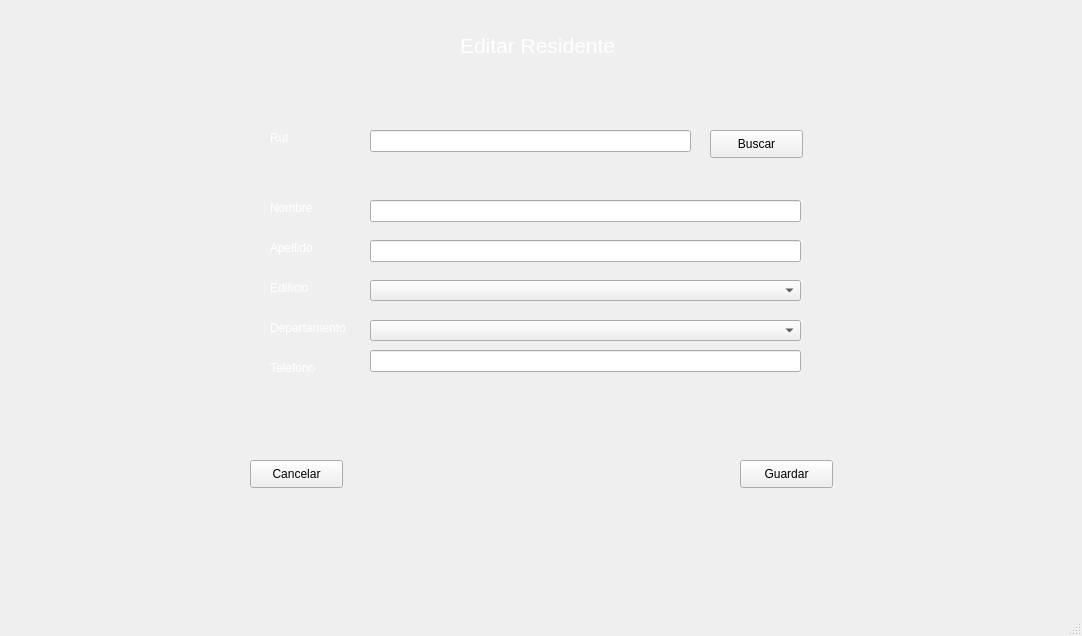
<?xml version="1.0" encoding="UTF-8"?>
<ui version="4.0">
 <class>MainER</class>
 <widget class="QMainWindow" name="MainER">
  <property name="geometry">
   <rect>
    <x>0</x>
    <y>0</y>
    <width>1082</width>
    <height>636</height>
   </rect>
  </property>
  <property name="windowTitle">
   <string>MainWindow</string>
  </property>
  <property name="styleSheet">
   <string notr="true">QLabel{
color:white
}</string>
  </property>
  <widget class="QWidget" name="centralwidget">
   <widget class="QLineEdit" name="txtRut">
    <property name="geometry">
     <rect>
      <x>370</x>
      <y>130</y>
      <width>321</width>
      <height>22</height>
     </rect>
    </property>
   </widget>
   <widget class="QPushButton" name="btnBuscarR">
    <property name="geometry">
     <rect>
      <x>710</x>
      <y>130</y>
      <width>93</width>
      <height>28</height>
     </rect>
    </property>
    <property name="text">
     <string>Buscar</string>
    </property>
   </widget>
   <widget class="QLabel" name="label_6">
    <property name="geometry">
     <rect>
      <x>270</x>
      <y>200</y>
      <width>55</width>
      <height>16</height>
     </rect>
    </property>
    <property name="text">
     <string>Nombre</string>
    </property>
   </widget>
   <widget class="QLabel" name="label_4">
    <property name="geometry">
     <rect>
      <x>270</x>
      <y>320</y>
      <width>101</width>
      <height>16</height>
     </rect>
    </property>
    <property name="text">
     <string>Departamento</string>
    </property>
   </widget>
   <widget class="QLabel" name="label_5">
    <property name="geometry">
     <rect>
      <x>270</x>
      <y>240</y>
      <width>55</width>
      <height>16</height>
     </rect>
    </property>
    <property name="text">
     <string>Apellido</string>
    </property>
   </widget>
   <widget class="QLabel" name="label_2">
    <property name="geometry">
     <rect>
      <x>270</x>
      <y>280</y>
      <width>55</width>
      <height>16</height>
     </rect>
    </property>
    <property name="text">
     <string>Edificio</string>
    </property>
   </widget>
   <widget class="QLabel" name="label_3">
    <property name="geometry">
     <rect>
      <x>270</x>
      <y>360</y>
      <width>55</width>
      <height>16</height>
     </rect>
    </property>
    <property name="text">
     <string>Telefono</string>
    </property>
   </widget>
   <widget class="QLineEdit" name="txtNombre">
    <property name="geometry">
     <rect>
      <x>370</x>
      <y>200</y>
      <width>431</width>
      <height>22</height>
     </rect>
    </property>
   </widget>
   <widget class="QLineEdit" name="txtApellido">
    <property name="geometry">
     <rect>
      <x>370</x>
      <y>240</y>
      <width>431</width>
      <height>22</height>
     </rect>
    </property>
   </widget>
   <widget class="QComboBox" name="cboEdficio">
    <property name="geometry">
     <rect>
      <x>370</x>
      <y>280</y>
      <width>431</width>
      <height>21</height>
     </rect>
    </property>
   </widget>
   <widget class="QComboBox" name="cboDepartamento">
    <property name="geometry">
     <rect>
      <x>370</x>
      <y>320</y>
      <width>431</width>
      <height>21</height>
     </rect>
    </property>
   </widget>
   <widget class="QLineEdit" name="txtTelefono">
    <property name="geometry">
     <rect>
      <x>370</x>
      <y>350</y>
      <width>431</width>
      <height>22</height>
     </rect>
    </property>
   </widget>
   <widget class="QPushButton" name="btnEditar">
    <property name="geometry">
     <rect>
      <x>740</x>
      <y>460</y>
      <width>93</width>
      <height>28</height>
     </rect>
    </property>
    <property name="text">
     <string>Guardar</string>
    </property>
   </widget>
   <widget class="QPushButton" name="btnCancelar">
    <property name="geometry">
     <rect>
      <x>250</x>
      <y>460</y>
      <width>93</width>
      <height>28</height>
     </rect>
    </property>
    <property name="text">
     <string>Cancelar</string>
    </property>
   </widget>
   <widget class="QLabel" name="label_7">
    <property name="geometry">
     <rect>
      <x>270</x>
      <y>130</y>
      <width>55</width>
      <height>16</height>
     </rect>
    </property>
    <property name="text">
     <string>Rut</string>
    </property>
   </widget>
   <widget class="QLabel" name="label">
    <property name="geometry">
     <rect>
      <x>0</x>
      <y>0</y>
      <width>1091</width>
      <height>621</height>
     </rect>
    </property>
    <property name="text">
     <string/>
    </property>
    <property name="pixmap">
     <pixmap>w3.png</pixmap>
    </property>
   </widget>
   <widget class="QLabel" name="label_12">
    <property name="geometry">
     <rect>
      <x>460</x>
      <y>30</y>
      <width>211</width>
      <height>31</height>
     </rect>
    </property>
    <property name="font">
     <font>
      <pointsize>16</pointsize>
     </font>
    </property>
    <property name="text">
     <string>Editar Residente</string>
    </property>
   </widget>
   <zorder>label</zorder>
   <zorder>txtRut</zorder>
   <zorder>btnBuscarR</zorder>
   <zorder>label_6</zorder>
   <zorder>label_4</zorder>
   <zorder>label_5</zorder>
   <zorder>label_2</zorder>
   <zorder>label_3</zorder>
   <zorder>txtNombre</zorder>
   <zorder>txtApellido</zorder>
   <zorder>cboEdficio</zorder>
   <zorder>cboDepartamento</zorder>
   <zorder>txtTelefono</zorder>
   <zorder>btnEditar</zorder>
   <zorder>btnCancelar</zorder>
   <zorder>label_7</zorder>
   <zorder>label_12</zorder>
  </widget>
  <widget class="QMenuBar" name="menubar">
   <property name="geometry">
    <rect>
     <x>0</x>
     <y>0</y>
     <width>1082</width>
     <height>26</height>
    </rect>
   </property>
  </widget>
  <widget class="QStatusBar" name="statusbar"/>
 </widget>
 <resources/>
 <connections/>
</ui>
